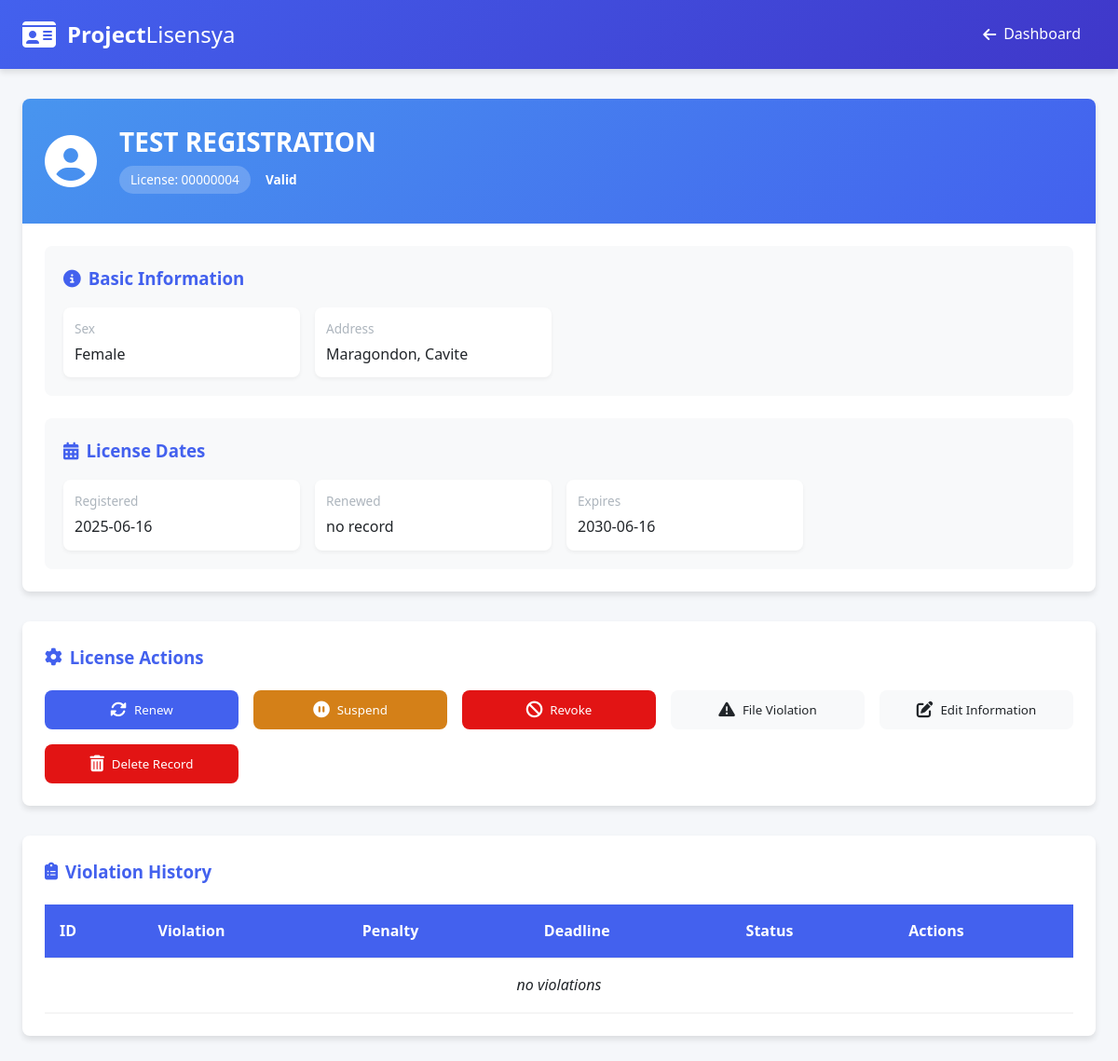
Page /license-actions.new.php?serial-number=16 on the committed database.
### tables this page shows
CREATE TABLE `tblicense` (
  `serialNumber` int(11) NOT NULL,
  `name` varchar(100) NOT NULL,
  `sex` enum('Male','Female') NOT NULL,
  `address` varchar(100) NOT NULL,
  `licenseNumber` varchar(8) NOT NULL,
  `dateRegistered` date NOT NULL DEFAULT current_timestamp(),
  `dateRenewed` date DEFAULT NULL,
  `expirationDate` date NOT NULL,
  `status` enum('Valid','Expired','Suspended','Revoked') NOT NULL DEFAULT 'Valid'
);

### license-actions.new.php (the view, shortened to what this page needs)
<?php
include '_functions.php';
if (!isset($_GET['serial-number'])) {
    header('Location: admin-db.php');
} else {
    if ($_GET['serial-number'] == '') {
        header('Location: admin-db.php');
    } else {
        $check = checkRegisteredLicense($_GET['serial-number']);
        if ($check !=  true)  {
            header('Location: admin-db.php');
        } else {
            $driverinfo = getLicenseInfo($_GET['serial-number']);
            $drivername = $driverinfo[0]['name'];
            $sex = $driverinfo[0]['sex'];
            $driveraddress = $driverinfo[0]['address'];
            $licensenum = $driverinfo[0]['licenseNumber'];
            $dateregistered = $driverinfo[0]['dateRegistered'];
            $daterenewed = $driverinfo[0]['dateRenewed'] == null ? 'no record' : $driverinfo[0]['dateRenewed'];
            $expirationdate = $driverinfo[0]['expirationDate'];
            $status = $driverinfo[0]['status'];
        }
    }
}
?>
<!DOCTYPE html>
<html lang="en">
<head>
    <link rel="stylesheet" href="styles.css">
    <link rel="stylesheet" href="https://cdnjs.cloudflare.com/ajax/libs/font-awesome/6.4.0/css/all.min.css">
</head>
<body>
    <header class="app-header">
        <div class="header-content">
            <div class="logo-container">
                <i class="fas fa-id-card logo-icon"></i>
                <h1 class="logo-text">Project<span>Lisensya</span></h1>
            </div>
            <nav class="header-actions">
                <a href="admin-db.php" class="return-btn">
                    <i class="fas fa-arrow-left"></i> Dashboard
                </a>
            </nav>
        </div>
    </header>
    <main class="app-container">
        <section class="driver-profile">
            <div class="profile-header">
                <div class="driver-avatar">
                    <i class="fas fa-user-circle"></i>
                </div>
                <div class="driver-meta">
                    <h2><?php echo $drivername; ?></h2>
                    <p class="license-badge">License: <?php echo $licensenum; ?></p>
                    <p class="status-badge status-<?php echo strtolower($status); ?>">
                        <?php echo $status; ?>
                    </p>
                </div>
            </div>
            <div class="profile-details">
                <div class="detail-card">
                    <h3><i class="fas fa-info-circle"></i> Basic Information</h3>
                    <div class="detail-grid">
                        <div class="detail-item">
                            <span class="detail-label">Sex</span>
                            <span class="detail-value"><?php echo $sex; ?></span>
                        </div>
                        <div class="detail-item">
                            <span class="detail-label">Address</span>
                            <span class="detail-value"><?php echo $driveraddress; ?></span>
                        </div>
                    </div>
                </div>
                <div class="detail-card">
                    <h3><i class="fas fa-calendar-alt"></i> License Dates</h3>
                    <div class="detail-grid">
                        <div class="detail-item">
                            <span class="detail-label">Registered</span>
                            <span class="detail-value"><?php echo $dateregistered; ?></span>
                        </div>
                        <div class="detail-item">
                            <span class="detail-label">Renewed</span>
                            <span class="detail-value"><?php echo $daterenewed; ?></span>
                        </div>
                        <div class="detail-item">
                            <span class="detail-label">Expires</span>
                            <span class="detail-value"><?php echo $expirationdate; ?></span>
                        </div>
                    </div>
                </div>
            </div>
        </section>
        <section class="action-section">
            <h3><i class="fas fa-cog"></i> License Actions</h3>
            <div class="action-grid">
                <?php if ($status == 'Revoked'): ?>
                    <button class="action-btn success" data-modal="unrevokeModal">
                        <i class="fas fa-undo"></i> Unrevoke
                    </button>
                <?php elseif ($status == 'Suspended'): ?>
                    <button class="action-btn success" data-modal="unsuspendModal">
                        <i class="fas fa-undo"></i> Unsuspend
                    </button>
                <?php else: ?>
                    <button class="action-btn primary" data-modal="renewModal">
                        <i class="fas fa-sync-alt"></i> Renew
                    </button>
                    <button class="action-btn warning" data-modal="suspendModal">
                        <i class="fas fa-pause-circle"></i> Suspend
                    </button>
                <?php endif; ?>
                <?php if ($status != 'Revoked'): ?>
                    <button class="action-btn danger" data-modal="revokeModal">
                        <i class="fas fa-ban"></i> Revoke
                    </button>
                <?php endif; ?>
                <button class="action-btn secondary" data-modal="fileViolationModal">
                    <i class="fas fa-exclamation-triangle"></i> File Violation
                </button>
                <button class="action-btn secondary" data-modal="editInformationModal">
                    <i class="fas fa-edit"></i> Edit Information
                </button>
                <button class="action-btn danger" data-modal="deleteLicenseRecordModal">
                    <i class="fas fa-trash-alt"></i> Delete Record
                </button>
            </div>
        </section>
        <section class="violations-section">
            <div class="section-header">
                <h3><i class="fas fa-clipboard-list"></i> Violation History</h3>
            </div>
            <div class="table-container">
                <table class="violations-table">
                    <thead>
                        <tr>
                            <th>ID</th>
                            <th>Violation</th>
                            <th>Penalty</th>
                            <th>Deadline</th>
                            <th>Status</th>
                            <th>Actions</th>
                        </tr>
                    </thead>
                    <tbody>
                    </tbody>
                </table>
            </div>
        </section>
    </main>
</body>
</html>

### styles.css (style rules this page uses)
:root { --primary: #4361ee; --primary-light: #4895ef; --secondary: #3f37c9; --success: #282bd4; --warning: #d48018; --danger: #e21414; --dark: #212529; --light: #f8f9fa; --gray: #adb5bd; --border-radius: 8px; --box-shadow: 0 4px 6px rgba(0, 0, 0, 0.1); --transition: all 0.3s ease; }
* { margin: 0; padding: 0; box-sizing: border-box; font-family: 'Segoe UI', Tahoma, Geneva, Verdana, sans-serif; }
body { background-color: #f5f7fa; color: var(--dark); line-height: 1.6; }
.app-header { background: linear-gradient(135deg, var(--primary), var(--secondary)); color: white; padding: 1rem 0; box-shadow: var(--box-shadow); }
.header-content { max-width: 1200px; margin: 0 auto; padding: 0 1.5rem; display: flex; justify-content: space-between; align-items: center; }
.logo-container { display: flex; align-items: center; gap: 0.75rem; }
.logo-icon { font-size: 2rem; }
.logo-text { font-weight: 700; font-size: 1.5rem; }
.logo-text span { font-weight: 300; }
.return-btn { color: white; text-decoration: none; display: flex; align-items: center; gap: 0.5rem; padding: 0.5rem 1rem; border-radius: var(--border-radius); transition: var(--transition); }
.app-container { max-width: 1200px; margin: 2rem auto; padding: 0 1.5rem; display: grid; gap: 2rem; }
.driver-profile { background: white; border-radius: var(--border-radius); box-shadow: var(--box-shadow); overflow: hidden; }
.profile-header { display: flex; align-items: center; gap: 1.5rem; padding: 1.5rem; background: linear-gradient(135deg, var(--primary-light), var(--primary)); color: white; }
.driver-avatar i { font-size: 3.5rem; }
.driver-meta h2 { font-size: 1.75rem; margin-bottom: 0.25rem; }
.license-badge { background-color: rgba(255, 255, 255, 0.2); padding: 0.25rem 0.75rem; border-radius: 1rem; display: inline-block; font-size: 0.85rem; margin-bottom: 0.5rem; }
.status-badge { padding: 0.25rem 0.75rem; border-radius: 1rem; font-size: 0.85rem; font-weight: 600; display: inline-block; }
.profile-details { padding: 1.5rem; display: grid; gap: 1.5rem; }
.detail-card { background-color: var(--light); border-radius: var(--border-radius); padding: 1.25rem; }
.detail-card h3 { margin-bottom: 1rem; color: var(--primary); display: flex; align-items: center; gap: 0.5rem; }
.detail-grid { display: grid; grid-template-columns: repeat(auto-fill, minmax(250px, 1fr)); gap: 1rem; }
.detail-item { background: white; padding: 0.75rem; border-radius: var(--border-radius); box-shadow: 0 2px 4px rgba(0, 0, 0, 0.05); }
.detail-label { display: block; font-size: 0.85rem; color: var(--gray); margin-bottom: 0.25rem; }
.detail-value { font-weight: 500; }
.action-section { background: white; border-radius: var(--border-radius); box-shadow: var(--box-shadow); padding: 1.5rem; }
.action-section h3 { margin-bottom: 1.25rem; color: var(--primary); display: flex; align-items: center; gap: 0.5rem; }
.action-grid { display: grid; grid-template-columns: repeat(auto-fill, minmax(200px, 1fr)); gap: 1rem; }
.action-btn { display: flex; align-items: center; justify-content: center; gap: 0.5rem; padding: 0.75rem; border: none; border-radius: var(--border-radius); font-weight: 500; cursor: pointer; transition: var(--transition); }
.action-btn i { font-size: 1.1rem; }
.action-btn.primary { background-color: var(--primary); color: white; }
.action-btn.secondary { background-color: var(--light); color: var(--dark); }
.action-btn.warning { background-color: var(--warning); color: white; }
.action-btn.danger { background-color: var(--danger); color: white; }
.violations-section { background: white; border-radius: var(--border-radius); box-shadow: var(--box-shadow); padding: 1.5rem; }
.section-header { margin-bottom: 1.25rem; display: flex; justify-content: space-between; align-items: center; }
.section-header h3 { color: var(--primary); display: flex; align-items: center; gap: 0.5rem; }
.table-container { overflow-x: auto; }
.violations-table { width: 100%; border-collapse: collapse; }
.violations-table th, .violations-table td { padding: 1rem; text-align: left; border-bottom: 1px solid #eee; }
.violations-table th { background-color: var(--primary); color: white; position: sticky; top: 0; }

### rows in the picture
tblicense: name "TEST REGISTRATION", licenseNumber "00000004", status "Valid", sex "Female", address "Maragondon, Cavite", dateRegistered "2025-06-16", dateRenewed "no record", expirationDate "2030-06-16"
